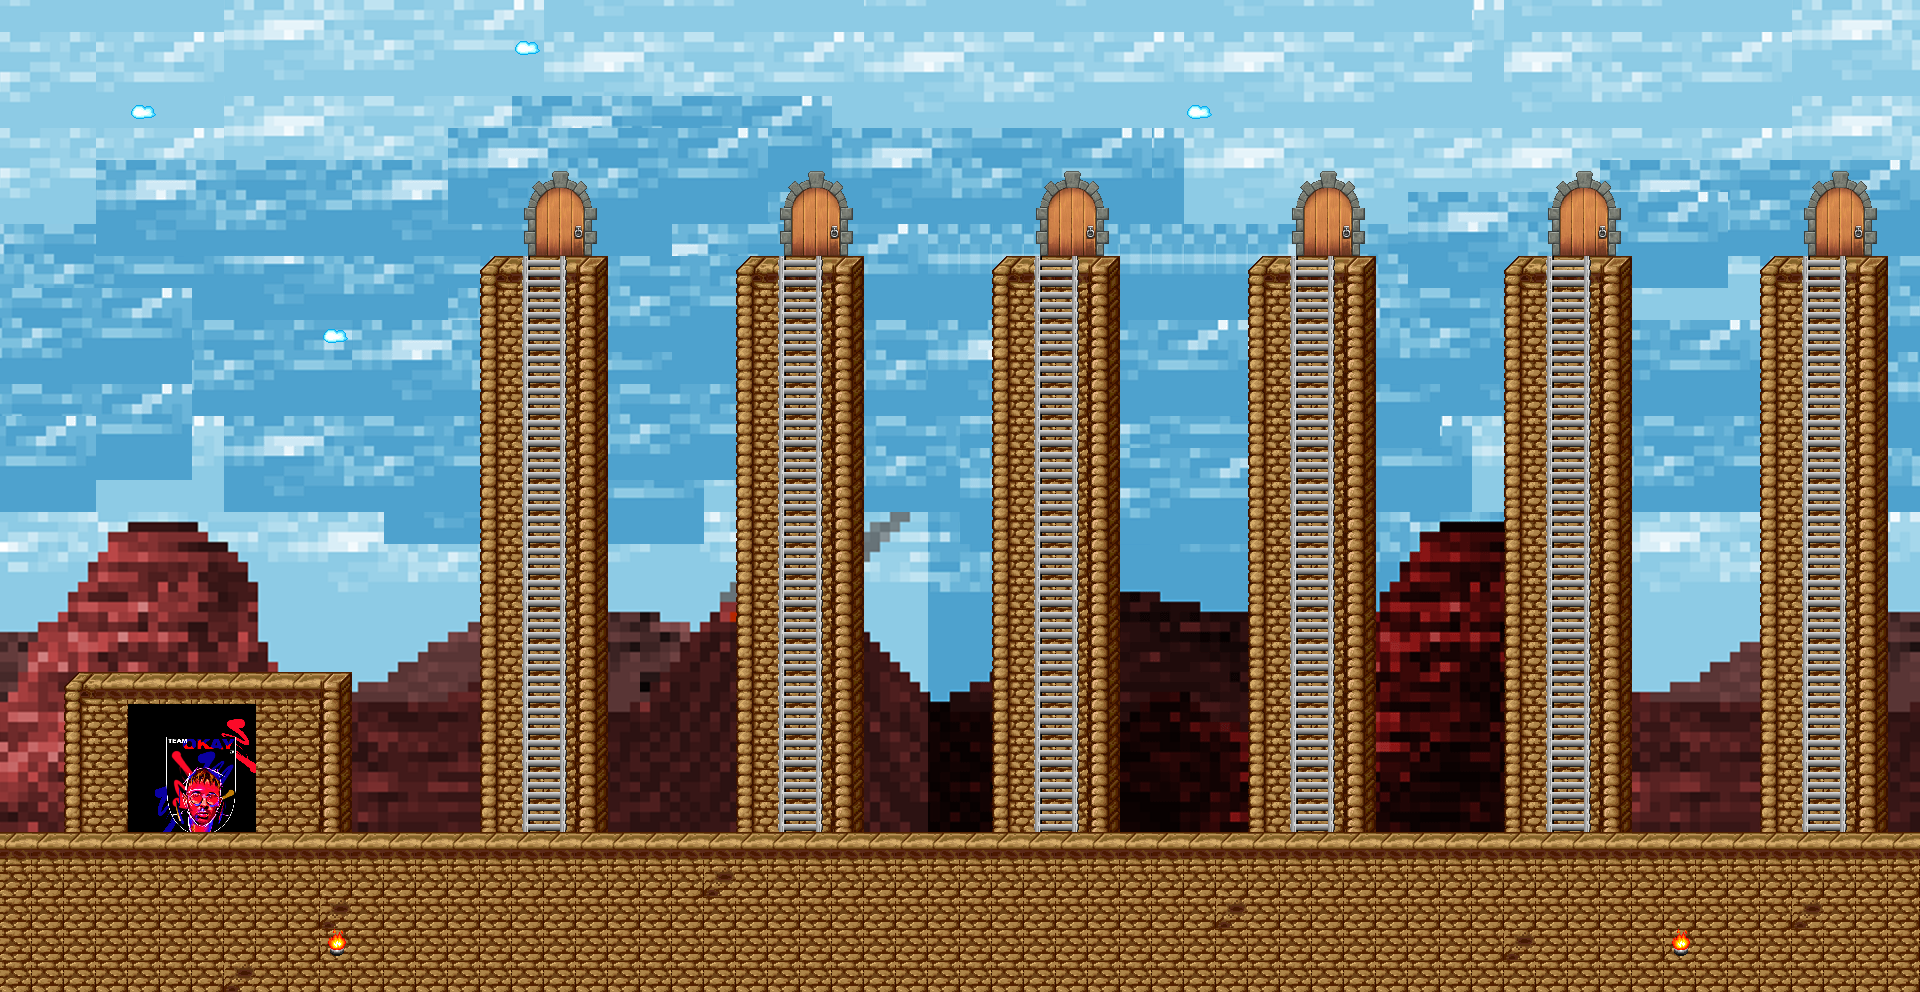

A 2D game scene composited from a Tiled map and its tileset images. What follows is a short description and the map's XML, with each tile layer's data collapsed to a summary:
An orthogonal 60x31 tile map with 32x32 px tiles, 7 tile layers (ciel, nuages, 1, okay, ...), 5 tilesets and 5 objects.

<map version="1.5" tiledversion="1.7.2" orientation="orthogonal" renderorder="right-down" width="60" height="31" tilewidth="32" tileheight="32" infinite="0" nextlayerid="20" nextobjectid="22">
 <tileset firstgid="1" name="Vraie" tilewidth="32" tileheight="32" tilecount="99" columns="11">
  <image source="Vraie.png" trans="a349a4" width="355" height="288" />
 </tileset>
 <tileset firstgid="100" name="door" tilewidth="32" tileheight="32" tilecount="108" columns="9">
  <image source="eta4background/door.png" trans="000000" width="288" height="384" />
 </tileset>
 <tileset firstgid="208" name="VulcanBack" tilewidth="32" tileheight="32" tilecount="400" columns="40">
  <image source="eta4background/VulcanBack.png" trans="a349a4" width="1280" height="320" />
 </tileset>
 <tileset firstgid="608" name="VulcanBack1" tilewidth="32" tileheight="32" tilecount="400" columns="40">
  <image source="eta4background/VulcanBack1.png" trans="a349a4" width="1280" height="320" />
 </tileset>
 <tileset firstgid="1008" name="Team_OKAYe" tilewidth="32" tileheight="32" tilecount="16" columns="4">
  <image source="eta4background/Team_OKAYe.png" trans="a349a4" width="150" height="150" />
 </tileset>
 <layer id="1" name="ciel" width="60" height="31">
  <data>[1860 cells, 1860 non-empty, 515 distinct tile ids]</data>
 </layer>
 <layer id="5" name="nuages" width="60" height="31">
  <data>[1860 cells, 6 non-empty, 1 distinct tile ids]</data>
 </layer>
 <layer id="2" name="1" width="60" height="31">
  <data>[1860 cells, 777 non-empty, 8 distinct tile ids]</data>
 </layer>
 <layer id="10" name="okay" width="60" height="31">
  <data>[1860 cells, 16 non-empty, 16 distinct tile ids]</data>
 </layer>
 <layer id="7" name="portes" width="60" height="31">
  <data>[1860 cells, 54 non-empty, 9 distinct tile ids]</data>
 </layer>
 <layer id="8" name="sol" width="60" height="31">
  <data>[1860 cells, 84 non-empty, 3 distinct tile ids]</data>
 </layer>
 <layer id="4" name="echelles" width="60" height="31">
  <data>[1860 cells, 216 non-empty, 2 distinct tile ids]</data>
 </layer>
 <objectgroup id="19" name="ennemi">
  <object id="20" x="704" y="802" width="130" height="30" />
  <object id="21" x="1374" y="804" width="130" height="28" />
 </objectgroup>
 <objectgroup id="15" name="phrase" offsetx="-432" offsety="444">
  <object id="16" x="428.731" y="424.062" width="386.539" height="99.8763" rotation="359.728">
   <text fontfamily="Segoe UI Black" pixelsize="47" wrap="1" color="#aa0000" bold="1">FOURTH STAGE</text>
  </object>
 </objectgroup>
 <objectgroup id="18" name="fin">
  <object id="19" x="1081" y="170.75">
   <polygon points="0,0 0.25,8.75 8.25,11.25 11.5,9.25 19,16 16.5,19.75 21.5,26.5 23.5,36 28,37 27.75,49.25 23,49 23,55 23,60.25 -41.5,59.75 -41.5,49 -45.5,49.25 -45.5,37.25 -41,37 -40.5,28.5 -34.75,19.75 -37.75,16.75 -29.75,9 -26.25,12.5 -17.5,8.25 -17.5,-0.5" />
  </object>
 </objectgroup>
 <objectgroup id="16" name="debut">
  <object id="17" x="2" y="736" width="122" height="102" />
 </objectgroup>
</map>
